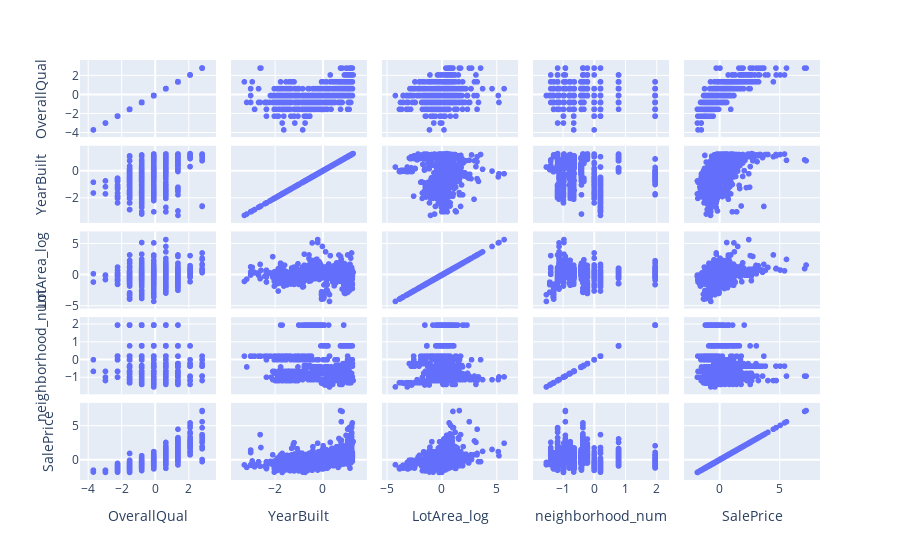

The notebook cell saved with this chart:
### Code cell
fig = px.scatter_matrix(df_exp[[*subset, "SalePrice"]])
fig.show()

### Figure 1 — Plotly figure (JSON) as saved in the notebook; plotly's stock layout.template omitted (floating-point values rounded to 4 significant figures; data arrays with more than 128 entries replaced by an {"elided": "..."} marker saying what was removed)
{"data": [{"dimensions": [{"axis": {"matches": true}, "label": "OverallQual", "values": {"elided": "1460 float values"}}, {"axis": {"matches": true}, "label": "YearBuilt", "values": {"elided": "1460 float values"}}, {"axis": {"matches": true}, "label": "LotArea_log", "values": {"elided": "1460 float values"}}, {"axis": {"matches": true}, "label": "neighborhood_num", "values": {"elided": "1460 float values"}}, {"axis": {"matches": true}, "label": "SalePrice", "values": {"elided": "1460 float values"}}], "hovertemplate": "%{xaxis.title.text}=%{x}<br>%{yaxis.title.text}=%{y}<extra></extra>", "legendgroup": "", "marker": {"color": "#636efa", "symbol": "circle"}, "name": "", "showlegend": false, "type": "splom"}], "layout": {"dragmode": "select", "legend": {"tracegroupgap": 0}, "margin": {"t": 60}}}
